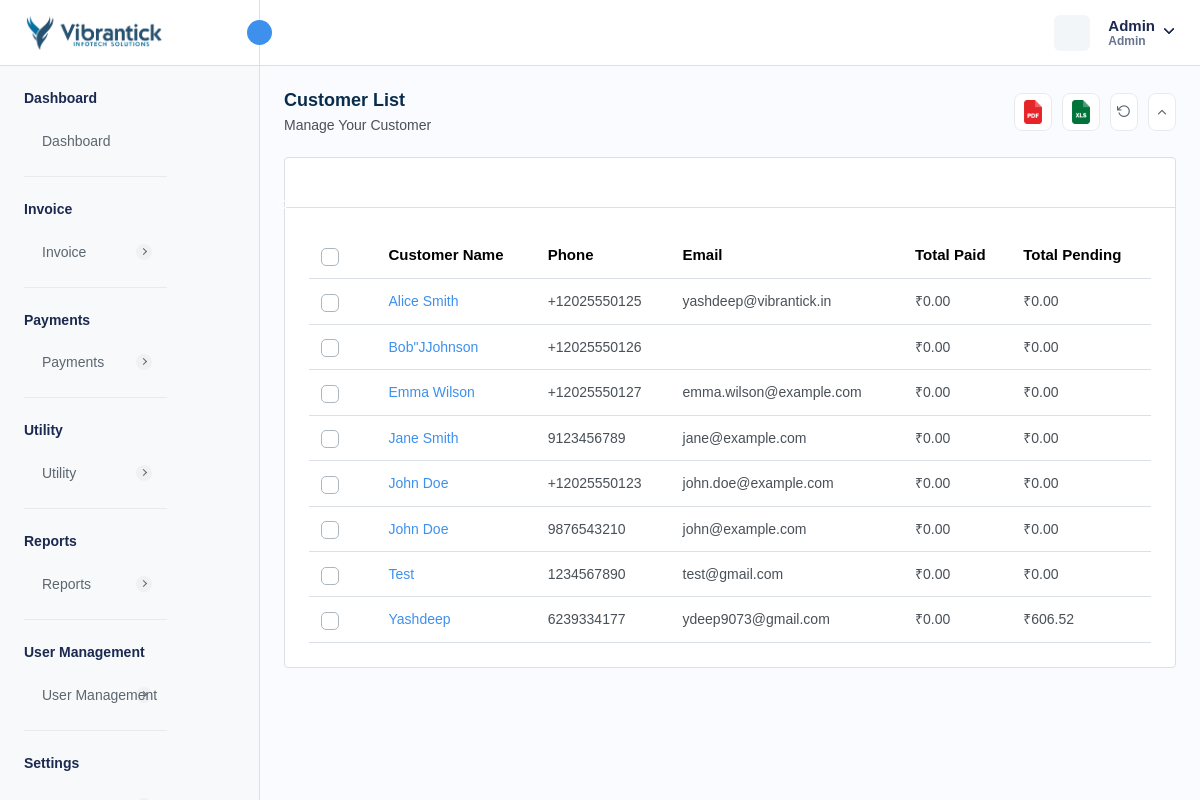
/customer-reports.php (signed in), run on the app's committed database.
### tables this page shows
CREATE TABLE `company_settings` (
  `company_id` int NOT NULL AUTO_INCREMENT,
  `company_name` varchar(255) DEFAULT NULL,
  `company_email` varchar(255) DEFAULT NULL,
  `company_phone` varchar(20) DEFAULT NULL,
  `company_website` varchar(255) DEFAULT NULL,
  `company_logo` varchar(255) DEFAULT NULL,
  `favicon` varchar(255) DEFAULT NULL,
  `address` text,
  `country` varchar(100) DEFAULT NULL,
  `state` varchar(100) DEFAULT NULL,
  `city` varchar(100) DEFAULT NULL,
  `postal_code` varchar(20) DEFAULT NULL,
  `created_at` timestamp NULL DEFAULT CURRENT_TIMESTAMP,
  `updated_at` timestamp NULL DEFAULT CURRENT_TIMESTAMP ON UPDATE CURRENT_TIMESTAMP,
  PRIMARY KEY (`company_id`)
);

CREATE TABLE `customer` (
  `customer_id` int NOT NULL AUTO_INCREMENT,
  `customer_name` varchar(255) NOT NULL,
  `customer_phone` varchar(15) DEFAULT NULL,
  `customer_email` varchar(255) DEFAULT NULL,
  `customer_address` text,
  `ship_name` varchar(255) DEFAULT NULL,
  `ship_phone` varchar(15) DEFAULT NULL,
  `ship_email` varchar(255) DEFAULT NULL,
  `ship_address` text,
  `isActive` int DEFAULT '1',
  `created_at` timestamp NULL DEFAULT CURRENT_TIMESTAMP,
  `updated_at` timestamp NULL DEFAULT NULL ON UPDATE CURRENT_TIMESTAMP,
  `customer_state` varchar(45) DEFAULT NULL,
  `customer_city` int DEFAULT NULL,
  `gst_number` varchar(45) DEFAULT NULL,
  PRIMARY KEY (`customer_id`),
  UNIQUE KEY `customer_phone_UNIQUE` (`customer_phone`),
  UNIQUE KEY `customer_email_UNIQUE` (`customer_email`),
  UNIQUE KEY `gst_number_UNIQUE` (`gst_number`)
);

### customer-reports.php (the view, shortened to what this page needs)
<?php
require "./database/config.php";
try {
    $stmtFetch = $db->prepare("SELECT
    c.*,
    COALESCE(SUM(CASE WHEN i.status = 'PAID' THEN i.total_amount ELSE 0 END), 0) AS total_paid,
    COALESCE(SUM(CASE WHEN i.status = 'PENDING' THEN i.total_amount ELSE 0 END), 0) AS total_pending
FROM
    customer c
LEFT JOIN
    invoice i ON c.customer_id = i.customer_id
GROUP BY
    c.customer_id, c.customer_name
ORDER BY
    c.customer_name;
    ");
    $stmtFetch->execute();
    $customers = $stmtFetch->get_result();
    $stmtFetchCompanySettings = $db->prepare("SELECT * FROM company_settings");
    $stmtFetchCompanySettings->execute();
    $companySettings = $stmtFetchCompanySettings->get_result()->fetch_array(MYSQLI_ASSOC);
} catch (Exception $e) {
    $_SESSION['error'] = $e;
}
?>
<!DOCTYPE html>
<html lang="en">
<head>
    <link rel="stylesheet" href="assets/css/bootstrap.min.css">
    <link rel="stylesheet" href="assets/css/bootstrap-datetimepicker.min.css">
    <link rel="stylesheet" href="assets/css/animate.css">
    <link rel="stylesheet" href="assets/css/feather.css">
    <link rel="stylesheet" href="assets/plugins/select2/css/select2.min.css">
    <link rel="stylesheet" href="assets/plugins/summernote/summernote-bs4.min.css">
    <link rel="stylesheet" href="assets/plugins/bootstrap-tagsinput/bootstrap-tagsinput.css">
    <link rel="stylesheet" href="assets/css/dataTables.bootstrap5.min.css">
    <link rel="stylesheet" href="assets/plugins/fontawesome/css/fontawesome.min.css">
    <link rel="stylesheet" href="assets/plugins/fontawesome/css/all.min.css">
    <link rel="stylesheet" href="assets/css/style.css">
    <link rel="stylesheet" href="https://cdn.jsdelivr.net/npm/notyf@3/notyf.min.css" />
</head>
<body>
    <div class="main-wrapper">
        <div class="header">
            <?php require_once("header.php"); ?>
        </div>
        <div class="sidebar" id="sidebar">
            <?php require_once("sidebar.php"); ?>
        </div>
        <div class="page-wrapper">
            <div class="content">
                <div class="page-header">
                    <div class="add-item d-flex">
                        <div class="page-title">
                            <h4>Customer List</h4>
                            <h6>Manage Your Customer</h6>
                        </div>
                    </div>
                    <ul class="table-top-head">
                        <li>
                            <a data-bs-toggle="tooltip" onclick="exportToPDF()" data-bs-placement="top" title="Pdf"><img
                                    src="assets/img/icons/pdf.svg" alt="img" /></a>
                        </li>
                        <li>
                            <a data-bs-toggle="tooltip" onclick="exportToExcel()" data-bs-placement="top"
                                title="Excel"><img src="assets/img/icons/excel.svg" alt="img" /></a>
                        </li>
                        <li>
                            <a href="" data-bs-toggle="tooltip" data-bs-placement="top" title="Refresh"><i
                                    data-feather="rotate-ccw" class="feather-rotate-ccw"></i></a>
                        </li>
                        <li>
                            <a data-bs-toggle="tooltip" data-bs-placement="top" title="Collapse" id="collapse-header"><i
                                    data-feather="chevron-up" class="feather-chevron-up"></i></a>
                        </li>
                    </ul>
                </div>
                <div class="card table-list-card">
                    <div class="card-body">
                        <div class="table-top">
                            <div class="search-set">
                                <div class="search-input">
                                    <a href="" class="btn btn-searchset"><i data-feather="search"
                                            class="feather-search"></i></a>
                                </div>
                            </div>
                        </div>
                        <div class="table-responsive">
                            <table id="myTable" class="table datanew">
                                <thead>
                                    <tr>
                                        <th class="no-sort">
                                            <label class="checkboxs">
                                                <span class="checkmarks"></span>
                                            </label>
                                        </th>
                                        <th>Customer Name</th>
                                        <th>Phone</th>
                                        <th>Email</th>
                                        <th>Total Paid</th>
                                        <th>Total Pending</th>
                                    </tr>
                                </thead>
                                <tbody>
                                    <?php foreach ($customers->fetch_all(MYSQLI_ASSOC) as $customer) { ?>
                                        <tr>
                                            <td>
                                                <label class="checkboxs">
                                                    <span class="checkmarks"></span>
                                                </label>
                                            </td>
                                            <td>
                                                <div class="userimgname">
                                                    <div>
                                                        <a class="text-primary"
                                                            href="view-customer-report.php?id=<?php echo base64_encode($customer['customer_id']) ?>"><?php echo $customer['customer_name'] ?></a>
                                                    </div>
                                                </div>
                                            </td>
                                            <td><?php echo $customer['customer_phone'] ?></td>
                                            <td>
                                                <?php echo $customer['customer_email'] ?>
                                            </td>
                                            <td>
                                                ₹<?php echo $customer['total_paid'] ?>
                                            </td>
                                            <td>
                                                ₹<?php echo $customer['total_pending'] ?>
                                            </td>
                                        </tr>
                                    <?php } ?>
                                </tbody>
                            </table>
                        </div>
                    </div>
                </div>
            </div>
        </div>
    </div>
</body>
</html>

### header.php (shortened to what this page needs)
<div class="header">
    <div class="header-left active">
        <a href="admin-dashboard.php" class="logo logo-normal">
            <img src="<?= isset($companySettings['company_logo']) ? $companySettings['company_logo'] : "assets/img/logo/vis-logo.png" ?>" alt="" />
        </a>
        <a id="toggle_btn" href="javascript:void(0);">
            <i data-feather="chevrons-left" class="feather-16"></i>
        </a>
    </div>
    <ul class="nav user-menu">
        <li class="nav-item nav-item-box">
            <a href="javascript:void(0);" id="btnFullscreen">
            </a>
        </li>
        <li class="nav-item dropdown has-arrow main-drop">
            <a href="javascript:void(0);" class="dropdown-toggle nav-link userset" data-bs-toggle="dropdown">
                <span class="user-info">
                    <span class="user-detail">
                        <span
                            class="user-name"><?php echo isset($_SESSION['admin_name']) ? $_SESSION['admin_name'] : "Vibrantick" ?></span>
                        <span class="user-role"><?php echo isset($_SESSION['admin_role']) ? $_SESSION['admin_role'] : "Admin"  ?></span>
                    </span>
                </span>
            </a>
        </li>
    </ul>
</div>

### assets/css/feather.css (style rules this page uses)
[class^=feather-],[class*=" feather-"] { font-family:feather!important;speak:none;font-style:normal;font-weight:400;font-variant:normal;text-transform:none;line-height:1;-webkit-font-smoothing:antialiased;-moz-osx-font-smoothing:grayscale }
.feather-chevron-up:before { content:"\e931" }
.feather-rotate-ccw:before { content:"\e9bc" }
.feather-search:before { content:"\e9c1" }

### data on the page
company_settings: company_logo (picture)
customer: customer_name "Alice Smith", customer_phone "+12025550125", customer_email "yashdeep@vibrantick.in", total_paid "0.00", total_pending "0.00"
customer: customer_name "Bob\"JJohnson", customer_phone "+12025550126", total_paid "0.00", total_pending "0.00"
customer: customer_name "Emma Wilson", customer_phone "+12025550127", customer_email "emma.wilson@example.com", total_paid "0.00", total_pending "0.00"
customer: customer_name "Jane Smith", customer_phone "9123456789", customer_email "jane@example.com", total_paid "0.00", total_pending "0.00"
customer: customer_name "John Doe", customer_phone "+12025550123", customer_email "john.doe@example.com", total_paid "0.00", total_pending "0.00"
customer: customer_name "John Doe", customer_phone "9876543210", customer_email "john@example.com", total_paid "0.00", total_pending "0.00"
customer: customer_name "Test", customer_phone "1234567890", customer_email "test@gmail.com", total_paid "0.00", total_pending "0.00"
customer: customer_name "Yashdeep", customer_phone "6239334177", customer_email "ydeep9073@gmail.com", total_paid "0.00", total_pending "606.52"

### other printed values
$_SESSION['admin_name'] "Admin"
$_SESSION['admin_role'] "Admin"
